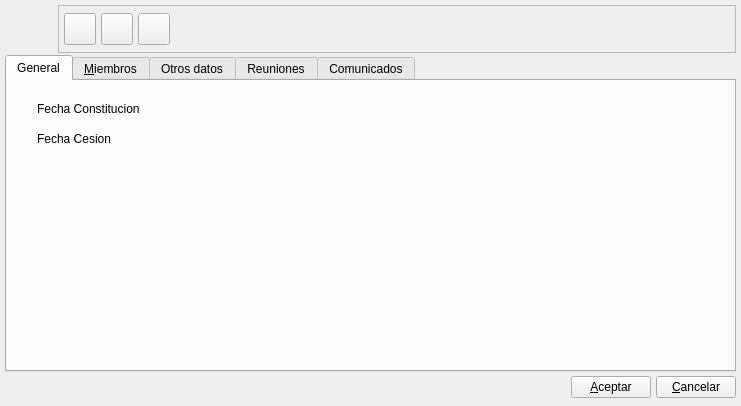
<?xml version="1.0" encoding="UTF-8"?>
<ui version="4.0">
 <author>Alvaro de Miguel</author>
 <class>JDirectivaBase</class>
 <widget class="QWidget" name="JDirectivaBase">
  <property name="geometry">
   <rect>
    <x>0</x>
    <y>0</y>
    <width>741</width>
    <height>406</height>
   </rect>
  </property>
  <property name="minimumSize">
   <size>
    <width>500</width>
    <height>150</height>
   </size>
  </property>
  <property name="windowTitle">
   <string>Junta Directiva</string>
  </property>
  <property name="windowIcon">
   <iconset resource="../pluginbf_profesor/gestionaula.qrc">
    <normaloff>:/ImgGestionAula/icons/jdirectiva.png</normaloff>:/ImgGestionAula/icons/jdirectiva.png</iconset>
  </property>
  <layout class="QVBoxLayout" name="verticalLayout">
   <property name="spacing">
    <number>2</number>
   </property>
   <property name="margin">
    <number>5</number>
   </property>
   <item>
    <layout class="QHBoxLayout">
     <property name="spacing">
      <number>5</number>
     </property>
     <property name="margin">
      <number>0</number>
     </property>
     <item>
      <widget class="QLabel" name="label">
       <property name="minimumSize">
        <size>
         <width>48</width>
         <height>48</height>
        </size>
       </property>
       <property name="maximumSize">
        <size>
         <width>48</width>
         <height>48</height>
        </size>
       </property>
       <property name="text">
        <string/>
       </property>
       <property name="pixmap">
        <pixmap resource="../pluginbf_profesor/gestionaula.qrc">:/ImgGestionAula/icons/jdirectiva.png</pixmap>
       </property>
       <property name="scaledContents">
        <bool>true</bool>
       </property>
      </widget>
     </item>
     <item>
      <widget class="QFrame" name="frame">
       <property name="frameShape">
        <enum>QFrame::StyledPanel</enum>
       </property>
       <property name="frameShadow">
        <enum>QFrame::Raised</enum>
       </property>
       <layout class="QHBoxLayout">
        <property name="spacing">
         <number>5</number>
        </property>
        <property name="margin">
         <number>5</number>
        </property>
        <item>
         <widget class="QToolButton" name="mui_guardar">
          <property name="minimumSize">
           <size>
            <width>32</width>
            <height>32</height>
           </size>
          </property>
          <property name="maximumSize">
           <size>
            <width>32</width>
            <height>32</height>
           </size>
          </property>
          <property name="toolTip">
           <string>Guardar cobro</string>
          </property>
          <property name="whatsThis">
           <string>Guardar cobro</string>
          </property>
          <property name="text">
           <string/>
          </property>
          <property name="icon">
           <iconset resource="../../../bulmages.qrc">
            <normaloff>:/Images/edit-save.png</normaloff>:/Images/edit-save.png</iconset>
          </property>
          <property name="iconSize">
           <size>
            <width>32</width>
            <height>32</height>
           </size>
          </property>
          <property name="shortcut">
           <string>Ctrl+S</string>
          </property>
         </widget>
        </item>
        <item>
         <widget class="QToolButton" name="mui_borrar">
          <property name="minimumSize">
           <size>
            <width>32</width>
            <height>32</height>
           </size>
          </property>
          <property name="maximumSize">
           <size>
            <width>32</width>
            <height>32</height>
           </size>
          </property>
          <property name="toolTip">
           <string>Borrar cobro</string>
          </property>
          <property name="whatsThis">
           <string>Borrar cobro</string>
          </property>
          <property name="text">
           <string/>
          </property>
          <property name="icon">
           <iconset resource="../../../bulmages.qrc">
            <normaloff>:/Images/edit-delete.png</normaloff>:/Images/edit-delete.png</iconset>
          </property>
          <property name="iconSize">
           <size>
            <width>32</width>
            <height>32</height>
           </size>
          </property>
          <property name="shortcut">
           <string>Ctrl+D</string>
          </property>
         </widget>
        </item>
        <item>
         <widget class="QToolButton" name="mui_imprimir">
          <property name="minimumSize">
           <size>
            <width>32</width>
            <height>32</height>
           </size>
          </property>
          <property name="maximumSize">
           <size>
            <width>32</width>
            <height>32</height>
           </size>
          </property>
          <property name="toolTip">
           <string>Borrar cobro</string>
          </property>
          <property name="whatsThis">
           <string>Borrar cobro</string>
          </property>
          <property name="text">
           <string/>
          </property>
          <property name="icon">
           <iconset resource="../../../bulmages.qrc">
            <normaloff>:/Images/document-print.png</normaloff>:/Images/document-print.png</iconset>
          </property>
          <property name="iconSize">
           <size>
            <width>32</width>
            <height>32</height>
           </size>
          </property>
          <property name="shortcut">
           <string>Ctrl+I</string>
          </property>
         </widget>
        </item>
        <item>
         <spacer>
          <property name="orientation">
           <enum>Qt::Horizontal</enum>
          </property>
          <property name="sizeType">
           <enum>QSizePolicy::Expanding</enum>
          </property>
          <property name="sizeHint" stdset="0">
           <size>
            <width>41</width>
            <height>34</height>
           </size>
          </property>
         </spacer>
        </item>
       </layout>
      </widget>
     </item>
    </layout>
   </item>
   <item>
    <widget class="QTabWidget" name="mui_tab">
     <property name="enabled">
      <bool>true</bool>
     </property>
     <property name="currentIndex">
      <number>0</number>
     </property>
     <widget class="QWidget" name="tab_3">
      <attribute name="title">
       <string>General</string>
      </attribute>
      <widget class="QLabel" name="label_2">
       <property name="geometry">
        <rect>
         <x>30</x>
         <y>20</y>
         <width>151</width>
         <height>16</height>
        </rect>
       </property>
       <property name="text">
        <string>Fecha Constitucion</string>
       </property>
      </widget>
      <widget class="QLabel" name="label_3">
       <property name="geometry">
        <rect>
         <x>30</x>
         <y>50</y>
         <width>151</width>
         <height>16</height>
        </rect>
       </property>
       <property name="text">
        <string>Fecha Cesion</string>
       </property>
      </widget>
      <widget class="BlDateSearch" name="mui_fechainjdirectiva" native="true">
       <property name="geometry">
        <rect>
         <x>160</x>
         <y>20</y>
         <width>113</width>
         <height>25</height>
        </rect>
       </property>
      </widget>
      <widget class="BlDateSearch" name="mui_fechafinjdirectiva" native="true">
       <property name="geometry">
        <rect>
         <x>160</x>
         <y>50</y>
         <width>113</width>
         <height>25</height>
        </rect>
       </property>
      </widget>
     </widget>
     <widget class="QWidget" name="Tab1">
      <attribute name="title">
       <string>&amp;Miembros</string>
      </attribute>
      <layout class="QGridLayout" name="_2">
       <property name="margin">
        <number>5</number>
       </property>
       <property name="spacing">
        <number>5</number>
       </property>
       <item row="0" column="0" colspan="2">
        <widget class="BfSubForm" name="mui_list"/>
       </item>
      </layout>
     </widget>
     <widget class="QWidget" name="tabOtros">
      <attribute name="title">
       <string>Otros datos</string>
      </attribute>
      <layout class="QGridLayout" name="_3">
       <property name="margin">
        <number>5</number>
       </property>
       <property name="spacing">
        <number>5</number>
       </property>
       <item row="0" column="0" colspan="2">
        <widget class="QLabel" name="textLabel2_4_2_2">
         <property name="text">
          <string>Comentarios:</string>
         </property>
         <property name="buddy">
          <cstring>mui_comentcliente</cstring>
         </property>
        </widget>
       </item>
       <item row="1" column="0" colspan="3">
        <widget class="QTextEdit" name="mui_comentcliente">
         <property name="sizePolicy">
          <sizepolicy hsizetype="Expanding" vsizetype="Expanding">
           <horstretch>0</horstretch>
           <verstretch>0</verstretch>
          </sizepolicy>
         </property>
         <property name="tabChangesFocus">
          <bool>true</bool>
         </property>
        </widget>
       </item>
      </layout>
     </widget>
     <widget class="QWidget" name="tab">
      <attribute name="title">
       <string>Reuniones</string>
      </attribute>
     </widget>
     <widget class="QWidget" name="tab_2">
      <attribute name="title">
       <string>Comunicados</string>
      </attribute>
     </widget>
    </widget>
   </item>
   <item>
    <layout class="QHBoxLayout">
     <property name="spacing">
      <number>5</number>
     </property>
     <property name="margin">
      <number>0</number>
     </property>
     <item>
      <spacer>
       <property name="orientation">
        <enum>Qt::Horizontal</enum>
       </property>
       <property name="sizeType">
        <enum>QSizePolicy::Expanding</enum>
       </property>
       <property name="sizeHint" stdset="0">
        <size>
         <width>201</width>
         <height>27</height>
        </size>
       </property>
      </spacer>
     </item>
     <item>
      <widget class="QPushButton" name="mui_aceptar">
       <property name="text">
        <string>&amp;Aceptar</string>
       </property>
      </widget>
     </item>
     <item>
      <widget class="QPushButton" name="mui_cancelar">
       <property name="text">
        <string>&amp;Cancelar</string>
       </property>
      </widget>
     </item>
    </layout>
   </item>
  </layout>
 </widget>
 <layoutdefault spacing="4" margin="3"/>
 <customwidgets>
  <customwidget>
   <class>BlDateSearch</class>
   <extends>QWidget</extends>
   <header>bldatesearch.h</header>
   <container>1</container>
  </customwidget>
  <customwidget>
   <class>BfSubForm</class>
   <extends>QTableWidget</extends>
   <header>bfsubform.h</header>
  </customwidget>
 </customwidgets>
 <resources>
  <include location="../../../bulmages.qrc"/>
  <include location="../pluginbf_profesor/gestionaula.qrc"/>
 </resources>
 <connections/>
</ui>
